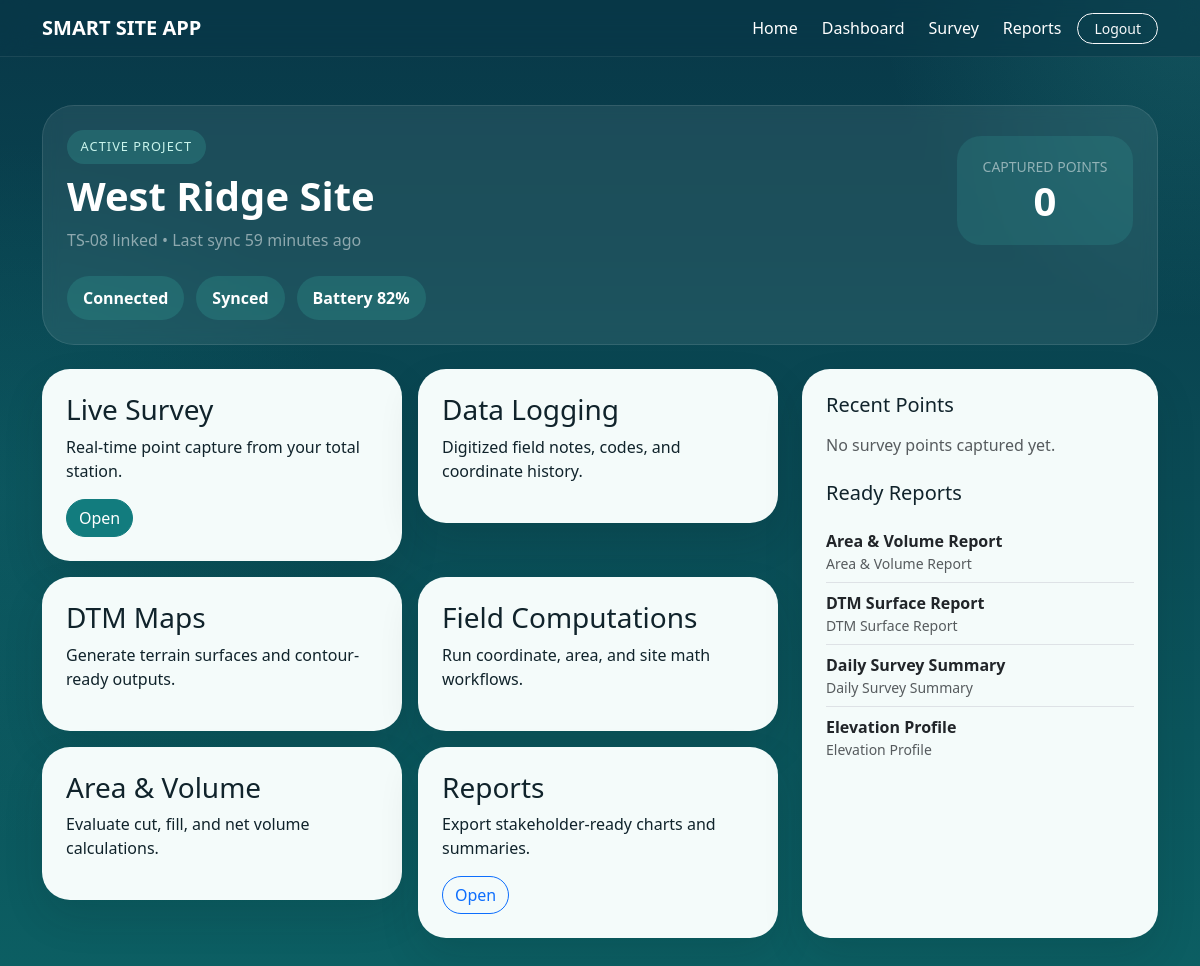
The page /dashboard/ (signed in) on the database its author committed.
### core/models.py (models this page shows, shortened)
class Project(models.Model):
    user = models.ForeignKey(User, on_delete=models.CASCADE, related_name="projects")
    name = models.CharField(max_length=120)
    project_code = models.CharField(max_length=50, unique=True)
    company = models.CharField(max_length=120, blank=True)
    station_name = models.CharField(max_length=80, default="TS-08")
    is_connected = models.BooleanField(default=True)
    last_sync = models.DateTimeField(auto_now=True)
    created_at = models.DateTimeField(auto_now_add=True)
    updated_at = models.DateTimeField(auto_now=True)
    class Meta:
        ordering = ["name"]

class Report(models.Model):
    REPORT_CHOICES = [
        ("daily", "Daily Survey Summary"),
        ("dtm", "DTM Surface Report"),
        ("volume", "Area & Volume Report"),
        ("profile", "Elevation Profile"),
    ]
    project = models.ForeignKey(Project, on_delete=models.CASCADE, related_name="reports")
    title = models.CharField(max_length=120)
    report_type = models.CharField(max_length=20, choices=REPORT_CHOICES)
    description = models.TextField(blank=True)
    is_ready = models.BooleanField(default=True)
    created_at = models.DateTimeField(auto_now_add=True)
    class Meta:
        ordering = ["title"]

### core/views.py (the view)
# urls.py: path("dashboard/", dashboard, name="dashboard"),
@login_required
def dashboard(request):
    project = _get_or_create_default_project(request.user)
    points = project.survey_points.all()[:3]
    reports = project.reports.all()[:4]
    context = {
        "project": project,
        "point_count": project.survey_points.count(),
        "recent_points": points,
        "reports": reports,
    }
    return render(request, "core/dashboard.html", context)

### core/views.py (called while the page is built)
def _get_or_create_default_project(user):
    project, _ = Project.objects.get_or_create(
        user=user,
        project_code="WEST-RIDGE-001",
        defaults={
            "name": "West Ridge Site",
            "company": "SMART SITE SURVEYS",
            "station_name": "TS-08",
            "is_connected": True,
        },
    )
    _seed_reports(user)
    return project

def _seed_reports(user):
    project = Project.objects.filter(user=user).first()
    if not project:
        return
    starter_reports = [
        ("Daily Survey Summary", "daily", "Project activity and captured points."),
        ("DTM Surface Report", "dtm", "Surface details and contour outputs."),
        ("Area & Volume Report", "volume", "Cut, fill, and net volume results."),
        ("Elevation Profile", "profile", "Graphical terrain profile."),
    ]
    for title, report_type, description in starter_reports:
        Report.objects.get_or_create(
            project=project,
            title=title,
            defaults={"report_type": report_type, "description": description, "is_ready": True},
        )

### templates/core/dashboard.html
{% extends "core/base.html" %}
{% block content %}
<section class="hero-panel p-4">
    <div class="d-flex flex-column flex-lg-row justify-content-between gap-4 align-items-start align-items-lg-center">
        <div>
            <span class="eyebrow">Active Project</span>
            <h1 class="display-6 fw-bold mt-2">{{ project.name }}</h1>
            <p class="text-white-50 mb-0">{{ project.station_name }} linked • Last sync {{ project.last_sync|timesince }} ago</p>
        </div>
        <div class="stats-pill">
            <div class="small text-uppercase text-white-50">Captured Points</div>
            <div class="display-6 fw-bold">{{ point_count }}</div>
        </div>
    </div>
    <div class="status-stack mt-4">
        <span class="status-pill">Connected</span>
        <span class="status-pill">Synced</span>
        <span class="status-pill">Battery 82%</span>
    </div>
</section>
<section class="mt-4">
    <div class="row g-4">
        <div class="col-lg-8">
            <div class="row g-3">
                <div class="col-md-6"><div class="smart-card"><h3>Live Survey</h3><p>Real-time point capture from your total station.</p><a class="btn btn-primary rounded-pill" href="{% url 'survey' %}">Open</a></div></div>
                <div class="col-md-6"><div class="smart-card"><h3>Data Logging</h3><p>Digitized field notes, codes, and coordinate history.</p></div></div>
                <div class="col-md-6"><div class="smart-card"><h3>DTM Maps</h3><p>Generate terrain surfaces and contour-ready outputs.</p></div></div>
                <div class="col-md-6"><div class="smart-card"><h3>Field Computations</h3><p>Run coordinate, area, and site math workflows.</p></div></div>
                <div class="col-md-6"><div class="smart-card"><h3>Area &amp; Volume</h3><p>Evaluate cut, fill, and net volume calculations.</p></div></div>
                <div class="col-md-6"><div class="smart-card"><h3>Reports</h3><p>Export stakeholder-ready charts and summaries.</p><a class="btn btn-outline-primary rounded-pill" href="{% url 'reports' %}">Open</a></div></div>
            </div>
        </div>
        <div class="col-lg-4">
            <div class="surface-panel h-100">
                <h2 class="h5">Recent Points</h2>
                {% if recent_points %}
                    <div class="list-group list-group-flush mt-3">
                        {% for point in recent_points %}
                            <div class="list-group-item bg-transparent px-0">
                                <div class="fw-semibold">{{ point.point_id }} <span class="text-muted">• {{ point.description }}</span></div>
                                <div class="small text-muted">{{ point.captured_at|timesince }} ago</div>
                            </div>
                        {% endfor %}
                    </div>
                {% else %}
                    <p class="text-muted mt-3 mb-0">No survey points captured yet.</p>
                {% endif %}
                <h2 class="h5 mt-4">Ready Reports</h2>
                <div class="list-group list-group-flush mt-3">
                    {% for report in reports %}
                        <div class="list-group-item bg-transparent px-0">
                            <div class="fw-semibold">{{ report.title }}</div>
                            <div class="small text-muted">{{ report.get_report_type_display }}</div>
                        </div>
                    {% endfor %}
                </div>
            </div>
        </div>
    </div>
</section>
{% endblock %}

### static/css/site.css (style rules this page uses)
:root { --bg-top: #083848; --bg-bottom: #0c5f63; --primary: #127c7e; --mint: #47d6c2; --mint-soft: #c9f4ec; --surface: #f4fbfa; --ink: #10232b; --muted: #62767d; }
body { min-height: 100vh; color: #fff; background: radial-gradient(circle at top right, rgba(71, 214, 194, 0.16), transparent 20rem), radial-gradient(circle at left center, rgba(18, 124, 126, 0.22), transparent 22rem), linear-gradient(180deg, var(--bg-top), var(--bg-bottom)); }
.btn-primary { background: var(--primary); border-color: var(--primary); }
.hero-panel, .hero-card { border-radius: 2rem; padding: 2rem; color: #fff; background: rgba(255, 255, 255, 0.08); border: 1px solid rgba(255, 255, 255, 0.1); backdrop-filter: blur(8px); }
.surface-panel, .smart-card { background: var(--surface); color: var(--ink); border-radius: 1.75rem; padding: 1.5rem; box-shadow: 0 18px 40px rgba(5, 29, 36, 0.12); }
.eyebrow { display: inline-block; padding: 0.45rem 0.85rem; border-radius: 999px; font-size: 0.8rem; text-transform: uppercase; letter-spacing: 0.08em; background: rgba(71, 214, 194, 0.18); color: var(--mint-soft); }
.status-stack { display: flex; flex-wrap: wrap; gap: 0.75rem; }
.status-pill { display: inline-flex; align-items: center; padding: 0.65rem 1rem; border-radius: 999px; font-weight: 600; background: rgba(71, 214, 194, 0.16); color: #fff; }
.stats-pill { min-width: 11rem; padding: 1.25rem 1.5rem; border-radius: 1.5rem; background: rgba(71, 214, 194, 0.12); text-align: center; }

### rows shown on the page
Project: name "West Ridge Site", station_name "TS-08", last_sync "59 minutes"
Report: title "Area & Volume Report", report_type "Area & Volume Report"
Report: title "DTM Surface Report", report_type "DTM Surface Report"
Report: title "Daily Survey Summary", report_type "Daily Survey Summary"
Report: title "Elevation Profile", report_type "Elevation Profile"

### other values the page prints
{{ point_count }} "0"
